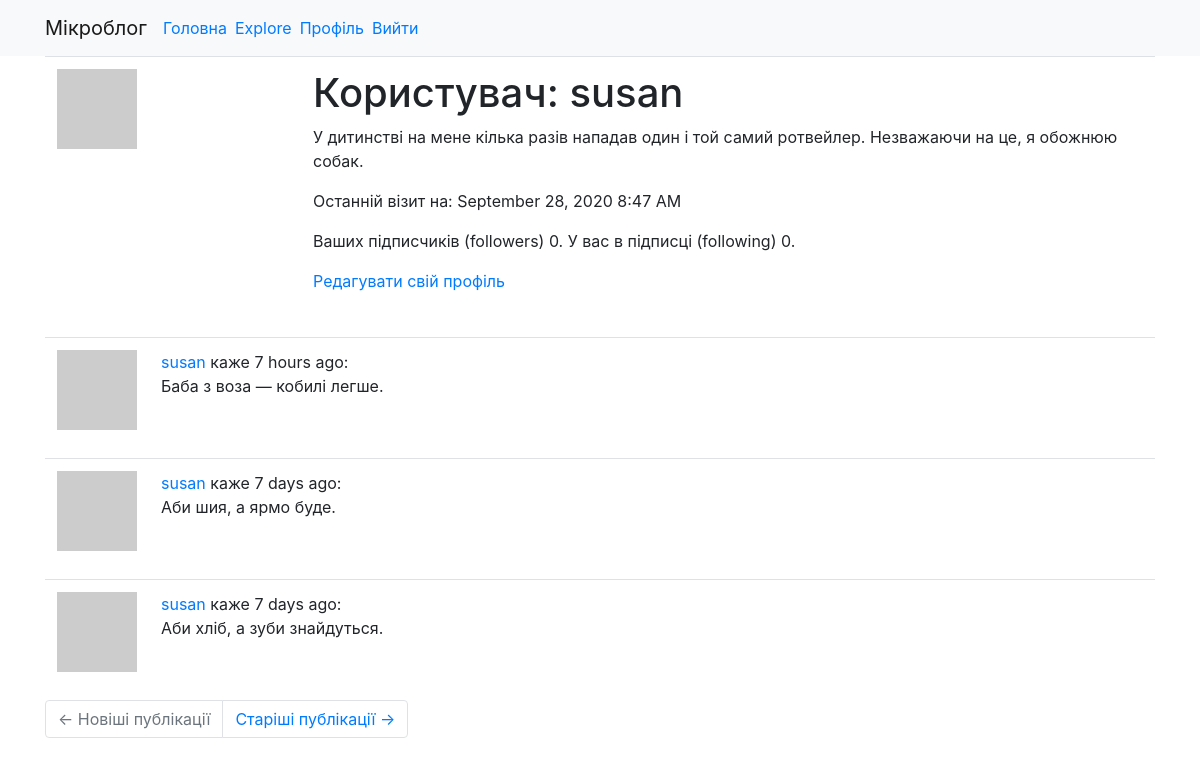
Before: /user/susan (signed in) with the older database file.
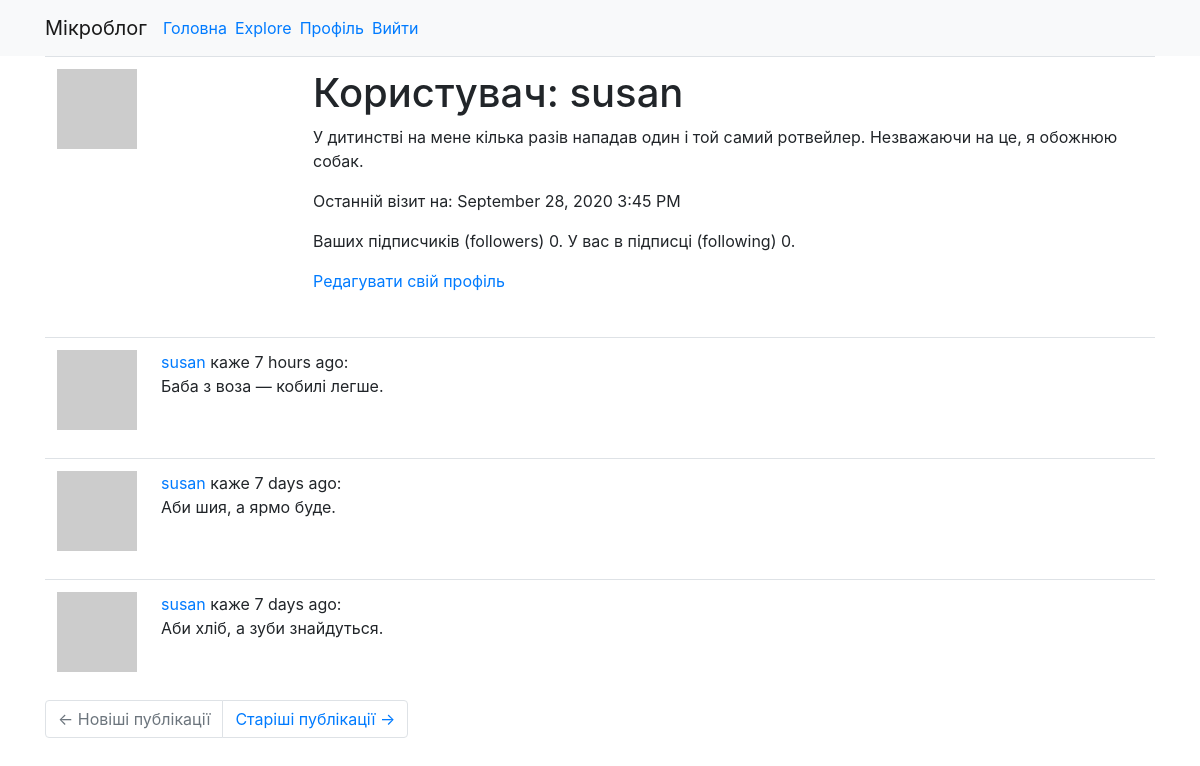
After: the same page with the newer database file.
### app/models.py (models this page shows, shortened)
class User(UserMixin, db.Model):
    id = db.Column(db.Integer, primary_key=True)
    username = db.Column(db.String(64), index=True, unique=True)
    email = db.Column(db.String(120), index=True, unique=True)
    password_hash = db.Column(db.String(128))
    posts = db.relationship('Post', backref='author', lazy='dynamic')
    about_me = db.Column(db.String(140))
    last_seen = db.Column(db.DateTime, default=datetime.utcnow)
    followed = db.relationship(
        'User', secondary=followers,
        primaryjoin=(followers.c.follower_id == id),
        secondaryjoin=(followers.c.followed_id == id),
        backref=db.backref('followers', lazy='dynamic'), lazy='dynamic')
    def avatar(self, size):
        digest = md5(self.email.lower().encode('utf-8')).hexdigest()
        return 'https://www.gravatar.com/avatar/{}?d=identicon&s={}'.format(
            digest, size)

class Post(db.Model):
    id = db.Column(db.Integer, primary_key=True)
    body = db.Column(db.String(140))
    timestamp = db.Column(db.DateTime, index=True, default=datetime.utcnow)
    user_id = db.Column(db.Integer, db.ForeignKey('user.id'))

### app/routes.py (the view)
@app.route('/user/<username>')
@login_required
def user(username):
    user = User.query.filter_by(username=username).first_or_404()
    page = request.args.get('page', 1, type=int)
    posts = user.posts.order_by(Post.timestamp.desc()).paginate(
        page, app.config['POSTS_PER_PAGE'], False)
    next_url = url_for('user', username=user.username, page=posts.next_num) \
        if posts.has_next else None
    prev_url = url_for('user', username=user.username, page=posts.prev_num) \
        if posts.has_prev else None
    return render_template('user.html', user=user, posts=posts.items, next_url=next_url, prev_url=prev_url)

### app/models.py (called while the page is built)
@login.user_loader
def load_user(id):
    return User.query.get(int(id))

### app/routes.py (called while the page is built)
@app.before_request
def before_request():
    if current_user.is_authenticated:
        current_user.last_seen = datetime.utcnow()
        db.session.commit()

### app/templates/user.html
{% extends "base.html" %}
{% block content %}
<table class="table table-hover">
	<tr valign="top">
		<td width="256px"><img src="{{ user.avatar(256) }}"></td>
		<td>
			<h1>Користувач: {{ user.username }}</h1>
			{% if user.about_me %}<p>{{ user.about_me }}</p>{% endif %}
			{% if user.last_seen %}<p>Останній візит на: {{ moment(user.last_seen).format('LLL') }}</p>{%endif %}
			<p>Ваших підписчиків (followers) {{ user.followers.count() }}. У вас в підписці (following)
				{{ user.followed.count() }}.</p>
			{% if user == current_user %}
			<p><a href="{{ url_for('edit_profile') }}">Редагувати свій профіль</a></p>
			{% elif not current_user.is_following(user) %}
			<p><a href="{{ url_for('follow', username=user.username) }}">Підписатись (Follow)</a></p>
			{% else %}
			<p><a href="{{ url_for('unfollow', username=user.username) }}">Відписатись (Unfollow)</a></p>
			{% endif %}
		</td>
	</tr>
</table>
{% for post in posts %}
{% include '_post.html' %}
{% endfor %}
{% include 'page_navigation.html' %}
{% endblock %}

### app/templates/base.html (shortened to what this page needs)
<!DOCTYPE html>
<html lang="uk-UA" dir="ltr">
<head>
    <link rel="stylesheet" href="https://stackpath.bootstrapcdn.com/bootstrap/4.3.1/css/bootstrap.min.css"
>
</head>
<body>
    <nav class="navbar navbar-expand-lg navbar-light bg-light">
        <div class="container">
            <a class="navbar-brand" href="{{ url_for('index') }}">Мікроблог</a>
            <div class="collapse navbar-collapse" id="navbarSupportedContent">
                <ul class="navbar-nav mr-auto">
                    <li class="nav-item mr-2">
                        <a href="{{ url_for('index') }}">Головна</a>
                    </li>
                    <li class="nav-item mr-2">
                        <a href="{{ url_for('explore') }}">Explore</a>
                    </li>
                    {% if current_user.is_anonymous %}
                    <li class="nav-item">
                        <a href="{{ url_for('login') }}">Увійти</a>
                    </li>
                    {% else %}
                    <li class="nav-item mr-2">
                        <a href="{{ url_for('user', username=current_user.username) }}">Профіль</a>
                    </li>
                    <li class="nav-item">
                        <a href="{{ url_for('logout') }}">Вийти</a>
                    </li>
                    {% endif %}
                </ul>
            </div>
        </div>
    </nav>
    <div class="container">
        {% block content %}{% endblock %}
    </div>
</body>
</html>

### app/templates/_post.html
<table class="table table-hover">
	<tr>
		<td width="70px">
			<a href="{{ url_for('user', username=post.author.username) }}">
				<img src="{{ post.author.avatar(70) }}">
		</td>
		<td>
			<a href="{{ url_for('user', username=post.author.username) }}">
				{{ post.author.username }}
			</a> каже {{ moment(post.timestamp).fromNow() }}:
			<br>
			{{ post.body }}
		</td>
	</tr>
</table>

### app/templates/page_navigation.html
<nav aria-label="Page navigation example">
	<ul class="pagination">
		<li class="page-item{% if not prev_url %} disabled{% endif %}">
			<a class="page-link" href="{{ prev_url or '#' }}">
				<span aria-hidden="true">&larr;</span> Новіші публікації
			</a>
		</li>
		<li class="page-item{% if not next_url %} disabled{% endif %}">
			<a class="page-link" href="{{ next_url or '#' }}">
				Старіші публікації <span aria-hidden="true">&rarr;</span>
			</a>
		</li>
	</ul>
</nav>

Changed rows visible on the page:
changed User "susan": last_seen "September 28, 2020 8:47 AM" → "September 28, 2020 3:45 PM"
